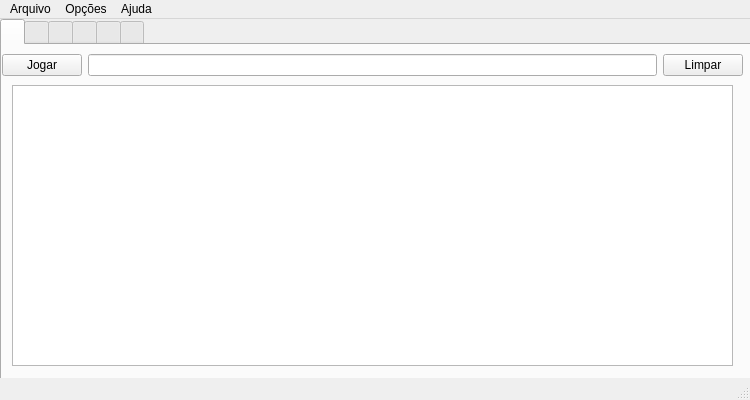
<?xml version="1.0" encoding="UTF-8"?>
<ui version="4.0">
 <class>MainWindow</class>
 <widget class="QMainWindow" name="MainWindow">
  <property name="geometry">
   <rect>
    <x>0</x>
    <y>0</y>
    <width>750</width>
    <height>400</height>
   </rect>
  </property>
  <property name="minimumSize">
   <size>
    <width>750</width>
    <height>400</height>
   </size>
  </property>
  <property name="maximumSize">
   <size>
    <width>750</width>
    <height>400</height>
   </size>
  </property>
  <property name="windowTitle">
   <string>QtNafen - Mednafen Frontend</string>
  </property>
  <widget class="QWidget" name="centralwidget">
   <widget class="QTabWidget" name="tabWindow">
    <property name="geometry">
     <rect>
      <x>0</x>
      <y>0</y>
      <width>751</width>
      <height>361</height>
     </rect>
    </property>
    <property name="currentIndex">
     <number>0</number>
    </property>
    <property name="iconSize">
     <size>
      <width>96</width>
      <height>24</height>
     </size>
    </property>
    <widget class="QWidget" name="tabSnes">
     <property name="toolTip">
      <string>&lt;html&gt;&lt;head/&gt;&lt;body&gt;&lt;p&gt;&lt;img src=&quot;:/img/icons/snes_logo.png&quot;/&gt;&lt;/p&gt;&lt;/body&gt;&lt;/html&gt;</string>
     </property>
     <attribute name="icon">
      <iconset resource="../img_icons.qrc">
       <normaloff>:/img/icons/snes_logo.png</normaloff>:/img/icons/snes_logo.png</iconset>
     </attribute>
     <attribute name="title">
      <string/>
     </attribute>
     <attribute name="toolTip">
      <string>&lt;html&gt;&lt;head/&gt;&lt;body&gt;&lt;p&gt;&lt;img src=&quot;:/img/icons/snes_logo.png&quot;/&gt;&lt;/p&gt;&lt;/body&gt;&lt;/html&gt;</string>
     </attribute>
     <widget class="QWidget" name="widget" native="true">
      <property name="geometry">
       <rect>
        <x>0</x>
        <y>0</y>
        <width>741</width>
        <height>41</height>
       </rect>
      </property>
      <layout class="QHBoxLayout" name="horizontalLayout">
       <item>
        <widget class="QPushButton" name="btPlaySnes">
         <property name="text">
          <string>Jogar</string>
         </property>
         <property name="icon">
          <iconset resource="../img_icons.qrc">
           <normaloff>:/img/icons/play.png</normaloff>:/img/icons/play.png</iconset>
         </property>
        </widget>
       </item>
       <item>
        <widget class="QLineEdit" name="edFiltraSnes"/>
       </item>
       <item>
        <widget class="QPushButton" name="btClearSnes">
         <property name="text">
          <string>Limpar</string>
         </property>
         <property name="icon">
          <iconset resource="../img_icons.qrc">
           <normaloff>:/img/icons/clear.png</normaloff>:/img/icons/clear.png</iconset>
         </property>
        </widget>
       </item>
      </layout>
     </widget>
     <widget class="QListView" name="lstSnes">
      <property name="geometry">
       <rect>
        <x>10</x>
        <y>40</y>
        <width>721</width>
        <height>281</height>
       </rect>
      </property>
     </widget>
    </widget>
    <widget class="QWidget" name="tabGenesis">
     <attribute name="icon">
      <iconset resource="../img_icons.qrc">
       <normaloff>:/img/icons/genesis_logo.png</normaloff>:/img/icons/genesis_logo.png</iconset>
     </attribute>
     <attribute name="title">
      <string/>
     </attribute>
     <attribute name="toolTip">
      <string>&lt;html&gt;&lt;head/&gt;&lt;body&gt;&lt;p&gt;&lt;img src=&quot;:/img/icons/genesis_logo.png&quot;/&gt;&lt;/p&gt;&lt;/body&gt;&lt;/html&gt;</string>
     </attribute>
     <widget class="QWidget" name="widget_2" native="true">
      <property name="geometry">
       <rect>
        <x>0</x>
        <y>0</y>
        <width>591</width>
        <height>41</height>
       </rect>
      </property>
      <layout class="QHBoxLayout" name="horizontalLayout_2">
       <item>
        <widget class="QPushButton" name="btPlayGenesis">
         <property name="text">
          <string>Jogar</string>
         </property>
         <property name="icon">
          <iconset resource="../img_icons.qrc">
           <normaloff>:/img/icons/play.png</normaloff>:/img/icons/play.png</iconset>
         </property>
        </widget>
       </item>
       <item>
        <widget class="QLineEdit" name="edFiltraGenesis"/>
       </item>
       <item>
        <widget class="QPushButton" name="btClearGenesis">
         <property name="text">
          <string>Limpar</string>
         </property>
         <property name="icon">
          <iconset resource="../img_icons.qrc">
           <normaloff>:/img/icons/clear.png</normaloff>:/img/icons/clear.png</iconset>
         </property>
        </widget>
       </item>
      </layout>
     </widget>
     <widget class="QListView" name="lstGenesis">
      <property name="geometry">
       <rect>
        <x>10</x>
        <y>40</y>
        <width>721</width>
        <height>281</height>
       </rect>
      </property>
     </widget>
    </widget>
    <widget class="QWidget" name="tabNes">
     <attribute name="icon">
      <iconset resource="../img_icons.qrc">
       <normaloff>:/img/icons/famicom_logo.png</normaloff>:/img/icons/famicom_logo.png</iconset>
     </attribute>
     <attribute name="title">
      <string/>
     </attribute>
     <attribute name="toolTip">
      <string>&lt;html&gt;&lt;head/&gt;&lt;body&gt;&lt;p&gt;&lt;img src=&quot;:/img/icons/famicom_logo.png&quot;/&gt;&lt;/p&gt;&lt;/body&gt;&lt;/html&gt;</string>
     </attribute>
     <widget class="QWidget" name="widget_3" native="true">
      <property name="geometry">
       <rect>
        <x>0</x>
        <y>0</y>
        <width>591</width>
        <height>41</height>
       </rect>
      </property>
      <layout class="QHBoxLayout" name="horizontalLayout_3">
       <item>
        <widget class="QPushButton" name="btPlayNes">
         <property name="text">
          <string>Jogar</string>
         </property>
         <property name="icon">
          <iconset resource="../img_icons.qrc">
           <normaloff>:/img/icons/play.png</normaloff>:/img/icons/play.png</iconset>
         </property>
        </widget>
       </item>
       <item>
        <widget class="QLineEdit" name="edFiltraNes"/>
       </item>
       <item>
        <widget class="QPushButton" name="btClearNes">
         <property name="text">
          <string>Limpar</string>
         </property>
         <property name="icon">
          <iconset resource="../img_icons.qrc">
           <normaloff>:/img/icons/clear.png</normaloff>:/img/icons/clear.png</iconset>
         </property>
        </widget>
       </item>
      </layout>
     </widget>
     <widget class="QListView" name="lstNes">
      <property name="geometry">
       <rect>
        <x>10</x>
        <y>40</y>
        <width>721</width>
        <height>281</height>
       </rect>
      </property>
     </widget>
    </widget>
    <widget class="QWidget" name="tabSms">
     <attribute name="icon">
      <iconset resource="../img_icons.qrc">
       <normaloff>:/img/icons/master-system-logo.png</normaloff>:/img/icons/master-system-logo.png</iconset>
     </attribute>
     <attribute name="title">
      <string/>
     </attribute>
     <attribute name="toolTip">
      <string>&lt;html&gt;&lt;head/&gt;&lt;body&gt;&lt;p&gt;&lt;img src=&quot;:/img/icons/master-system-logo.png&quot;/&gt;&lt;/p&gt;&lt;/body&gt;&lt;/html&gt;</string>
     </attribute>
     <widget class="QWidget" name="widget_4" native="true">
      <property name="geometry">
       <rect>
        <x>0</x>
        <y>0</y>
        <width>591</width>
        <height>41</height>
       </rect>
      </property>
      <layout class="QHBoxLayout" name="horizontalLayout_4">
       <item>
        <widget class="QPushButton" name="btPlaySms">
         <property name="text">
          <string>Jogar</string>
         </property>
         <property name="icon">
          <iconset resource="../img_icons.qrc">
           <normaloff>:/img/icons/play.png</normaloff>:/img/icons/play.png</iconset>
         </property>
        </widget>
       </item>
       <item>
        <widget class="QLineEdit" name="edFiltraSms"/>
       </item>
       <item>
        <widget class="QPushButton" name="btClearSms">
         <property name="text">
          <string>Limpar</string>
         </property>
         <property name="icon">
          <iconset resource="../img_icons.qrc">
           <normaloff>:/img/icons/clear.png</normaloff>:/img/icons/clear.png</iconset>
         </property>
        </widget>
       </item>
      </layout>
     </widget>
     <widget class="QListView" name="lstSms">
      <property name="geometry">
       <rect>
        <x>10</x>
        <y>40</y>
        <width>721</width>
        <height>281</height>
       </rect>
      </property>
     </widget>
    </widget>
    <widget class="QWidget" name="tabPsx">
     <attribute name="icon">
      <iconset resource="../img_icons.qrc">
       <normaloff>:/img/icons/psx_logo.png</normaloff>:/img/icons/psx_logo.png</iconset>
     </attribute>
     <attribute name="title">
      <string/>
     </attribute>
     <attribute name="toolTip">
      <string>&lt;html&gt;&lt;head/&gt;&lt;body&gt;&lt;p&gt;&lt;img src=&quot;:/img/icons/psx_logo.png&quot;/&gt;&lt;/p&gt;&lt;/body&gt;&lt;/html&gt;</string>
     </attribute>
     <widget class="QWidget" name="widget_5" native="true">
      <property name="geometry">
       <rect>
        <x>0</x>
        <y>0</y>
        <width>591</width>
        <height>41</height>
       </rect>
      </property>
      <layout class="QHBoxLayout" name="horizontalLayout_5">
       <item>
        <widget class="QPushButton" name="btPlayPsx">
         <property name="text">
          <string>Jogar</string>
         </property>
         <property name="icon">
          <iconset resource="../img_icons.qrc">
           <normaloff>:/img/icons/play.png</normaloff>:/img/icons/play.png</iconset>
         </property>
        </widget>
       </item>
       <item>
        <widget class="QLineEdit" name="edFiltraPsx"/>
       </item>
       <item>
        <widget class="QPushButton" name="btClearPsx">
         <property name="text">
          <string>Limpar</string>
         </property>
         <property name="icon">
          <iconset resource="../img_icons.qrc">
           <normaloff>:/img/icons/clear.png</normaloff>:/img/icons/clear.png</iconset>
         </property>
        </widget>
       </item>
      </layout>
     </widget>
     <widget class="QListView" name="lstPsx">
      <property name="geometry">
       <rect>
        <x>10</x>
        <y>40</y>
        <width>721</width>
        <height>281</height>
       </rect>
      </property>
     </widget>
    </widget>
    <widget class="QWidget" name="tabSaturn">
     <attribute name="icon">
      <iconset resource="../img_icons.qrc">
       <normaloff>:/img/icons/saturn_logo.png</normaloff>:/img/icons/saturn_logo.png</iconset>
     </attribute>
     <attribute name="title">
      <string/>
     </attribute>
     <attribute name="toolTip">
      <string>&lt;html&gt;&lt;head/&gt;&lt;body&gt;&lt;p&gt;&lt;img src=&quot;:/img/icons/saturn_logo.png&quot;/&gt;&lt;/p&gt;&lt;/body&gt;&lt;/html&gt;</string>
     </attribute>
     <widget class="QWidget" name="widget_6" native="true">
      <property name="geometry">
       <rect>
        <x>0</x>
        <y>0</y>
        <width>591</width>
        <height>41</height>
       </rect>
      </property>
      <layout class="QHBoxLayout" name="horizontalLayout_6">
       <item>
        <widget class="QPushButton" name="btPlaySaturn">
         <property name="text">
          <string>Jogar</string>
         </property>
         <property name="icon">
          <iconset resource="../img_icons.qrc">
           <normaloff>:/img/icons/play.png</normaloff>:/img/icons/play.png</iconset>
         </property>
        </widget>
       </item>
       <item>
        <widget class="QLineEdit" name="edFiltraSaturn"/>
       </item>
       <item>
        <widget class="QPushButton" name="btClearSaturn">
         <property name="text">
          <string>Limpar</string>
         </property>
         <property name="icon">
          <iconset resource="../img_icons.qrc">
           <normaloff>:/img/icons/clear.png</normaloff>:/img/icons/clear.png</iconset>
         </property>
        </widget>
       </item>
      </layout>
     </widget>
     <widget class="QListView" name="lstSaturn">
      <property name="geometry">
       <rect>
        <x>10</x>
        <y>40</y>
        <width>721</width>
        <height>281</height>
       </rect>
      </property>
     </widget>
    </widget>
   </widget>
  </widget>
  <widget class="QMenuBar" name="menubar">
   <property name="geometry">
    <rect>
     <x>0</x>
     <y>0</y>
     <width>750</width>
     <height>21</height>
    </rect>
   </property>
   <widget class="QMenu" name="menuArquivo">
    <property name="title">
     <string>Arquivo</string>
    </property>
    <addaction name="actionAbrir_rom"/>
    <addaction name="actionSelecionaDiretorios"/>
    <addaction name="actionAtualiza_lista_de_jogos"/>
    <addaction name="separator"/>
    <addaction name="actionSair"/>
   </widget>
   <widget class="QMenu" name="menuConfigura_es">
    <property name="title">
     <string>Opções</string>
    </property>
    <addaction name="actionConfiguracoes"/>
    <addaction name="separator"/>
    <addaction name="actionLimpar_lista_de_jogos"/>
   </widget>
   <widget class="QMenu" name="menuAjuda">
    <property name="title">
     <string>Ajuda</string>
    </property>
    <addaction name="actionSobre_o_QtNafen"/>
   </widget>
   <addaction name="menuArquivo"/>
   <addaction name="menuConfigura_es"/>
   <addaction name="menuAjuda"/>
  </widget>
  <widget class="QStatusBar" name="statusbar"/>
  <action name="actionAbrir_rom">
   <property name="icon">
    <iconset resource="../img_icons.qrc">
     <normaloff>:/img/icons/open.png</normaloff>:/img/icons/open.png</iconset>
   </property>
   <property name="text">
    <string>Abrir rom...</string>
   </property>
  </action>
  <action name="actionSelecionaDiretorios">
   <property name="icon">
    <iconset resource="../img_icons.qrc">
     <normaloff>:/img/icons/directory.png</normaloff>:/img/icons/directory.png</iconset>
   </property>
   <property name="text">
    <string>Selecionar diretórios</string>
   </property>
  </action>
  <action name="actionAtualiza_lista_de_jogos">
   <property name="icon">
    <iconset resource="../img_icons.qrc">
     <normaloff>:/img/icons/refresh.png</normaloff>:/img/icons/refresh.png</iconset>
   </property>
   <property name="text">
    <string>Atualizar lista de jogos</string>
   </property>
  </action>
  <action name="actionSair">
   <property name="icon">
    <iconset resource="../img_icons.qrc">
     <normaloff>:/img/icons/close.png</normaloff>:/img/icons/close.png</iconset>
   </property>
   <property name="text">
    <string>Sair</string>
   </property>
  </action>
  <action name="actionConfiguracoes">
   <property name="icon">
    <iconset resource="../img_icons.qrc">
     <normaloff>:/img/icons/config.png</normaloff>:/img/icons/config.png</iconset>
   </property>
   <property name="text">
    <string>Configurações</string>
   </property>
  </action>
  <action name="actionLimpar_lista_de_jogos">
   <property name="icon">
    <iconset resource="../img_icons.qrc">
     <normaloff>:/img/icons/clear.png</normaloff>:/img/icons/clear.png</iconset>
   </property>
   <property name="text">
    <string>Limpar lista de jogos</string>
   </property>
  </action>
  <action name="actionSobre_o_QtNafen">
   <property name="icon">
    <iconset resource="../img_icons.qrc">
     <normaloff>:/img/icons/help.png</normaloff>:/img/icons/help.png</iconset>
   </property>
   <property name="text">
    <string>Sobre o QtNafen</string>
   </property>
  </action>
 </widget>
 <resources>
  <include location="../img_icons.qrc"/>
 </resources>
 <connections>
  <connection>
   <sender>actionSair</sender>
   <signal>activated()</signal>
   <receiver>MainWindow</receiver>
   <slot>close()</slot>
   <hints>
    <hint type="sourcelabel">
     <x>-1</x>
     <y>-1</y>
    </hint>
    <hint type="destinationlabel">
     <x>277</x>
     <y>186</y>
    </hint>
   </hints>
  </connection>
  <connection>
   <sender>actionAbrir_rom</sender>
   <signal>activated()</signal>
   <receiver>MainWindow</receiver>
   <slot>close()</slot>
   <hints>
    <hint type="sourcelabel">
     <x>-1</x>
     <y>-1</y>
    </hint>
    <hint type="destinationlabel">
     <x>299</x>
     <y>199</y>
    </hint>
   </hints>
  </connection>
  <connection>
   <sender>actionAtualiza_lista_de_jogos</sender>
   <signal>activated()</signal>
   <receiver>MainWindow</receiver>
   <slot>close()</slot>
   <hints>
    <hint type="sourcelabel">
     <x>-1</x>
     <y>-1</y>
    </hint>
    <hint type="destinationlabel">
     <x>299</x>
     <y>199</y>
    </hint>
   </hints>
  </connection>
  <connection>
   <sender>actionConfiguracoes</sender>
   <signal>activated()</signal>
   <receiver>MainWindow</receiver>
   <slot>close()</slot>
   <hints>
    <hint type="sourcelabel">
     <x>-1</x>
     <y>-1</y>
    </hint>
    <hint type="destinationlabel">
     <x>299</x>
     <y>199</y>
    </hint>
   </hints>
  </connection>
  <connection>
   <sender>actionLimpar_lista_de_jogos</sender>
   <signal>activated()</signal>
   <receiver>MainWindow</receiver>
   <slot>close()</slot>
   <hints>
    <hint type="sourcelabel">
     <x>-1</x>
     <y>-1</y>
    </hint>
    <hint type="destinationlabel">
     <x>299</x>
     <y>199</y>
    </hint>
   </hints>
  </connection>
  <connection>
   <sender>actionSelecionaDiretorios</sender>
   <signal>activated()</signal>
   <receiver>MainWindow</receiver>
   <slot>close()</slot>
   <hints>
    <hint type="sourcelabel">
     <x>-1</x>
     <y>-1</y>
    </hint>
    <hint type="destinationlabel">
     <x>299</x>
     <y>199</y>
    </hint>
   </hints>
  </connection>
  <connection>
   <sender>actionSobre_o_QtNafen</sender>
   <signal>activated()</signal>
   <receiver>MainWindow</receiver>
   <slot>close()</slot>
   <hints>
    <hint type="sourcelabel">
     <x>-1</x>
     <y>-1</y>
    </hint>
    <hint type="destinationlabel">
     <x>299</x>
     <y>199</y>
    </hint>
   </hints>
  </connection>
  <connection>
   <sender>btClearGenesis</sender>
   <signal>clicked()</signal>
   <receiver>MainWindow</receiver>
   <slot>close()</slot>
   <hints>
    <hint type="sourcelabel">
     <x>546</x>
     <y>63</y>
    </hint>
    <hint type="destinationlabel">
     <x>299</x>
     <y>199</y>
    </hint>
   </hints>
  </connection>
  <connection>
   <sender>btClearNes</sender>
   <signal>clicked()</signal>
   <receiver>MainWindow</receiver>
   <slot>close()</slot>
   <hints>
    <hint type="sourcelabel">
     <x>546</x>
     <y>63</y>
    </hint>
    <hint type="destinationlabel">
     <x>299</x>
     <y>199</y>
    </hint>
   </hints>
  </connection>
  <connection>
   <sender>btClearPsx</sender>
   <signal>clicked()</signal>
   <receiver>MainWindow</receiver>
   <slot>close()</slot>
   <hints>
    <hint type="sourcelabel">
     <x>546</x>
     <y>63</y>
    </hint>
    <hint type="destinationlabel">
     <x>299</x>
     <y>199</y>
    </hint>
   </hints>
  </connection>
  <connection>
   <sender>btClearSaturn</sender>
   <signal>clicked()</signal>
   <receiver>MainWindow</receiver>
   <slot>close()</slot>
   <hints>
    <hint type="sourcelabel">
     <x>546</x>
     <y>63</y>
    </hint>
    <hint type="destinationlabel">
     <x>299</x>
     <y>199</y>
    </hint>
   </hints>
  </connection>
  <connection>
   <sender>btClearSms</sender>
   <signal>clicked()</signal>
   <receiver>MainWindow</receiver>
   <slot>close()</slot>
   <hints>
    <hint type="sourcelabel">
     <x>546</x>
     <y>63</y>
    </hint>
    <hint type="destinationlabel">
     <x>299</x>
     <y>199</y>
    </hint>
   </hints>
  </connection>
  <connection>
   <sender>btClearSnes</sender>
   <signal>clicked()</signal>
   <receiver>MainWindow</receiver>
   <slot>close()</slot>
   <hints>
    <hint type="sourcelabel">
     <x>546</x>
     <y>63</y>
    </hint>
    <hint type="destinationlabel">
     <x>299</x>
     <y>199</y>
    </hint>
   </hints>
  </connection>
  <connection>
   <sender>btPlayGenesis</sender>
   <signal>clicked()</signal>
   <receiver>MainWindow</receiver>
   <slot>close()</slot>
   <hints>
    <hint type="sourcelabel">
     <x>48</x>
     <y>63</y>
    </hint>
    <hint type="destinationlabel">
     <x>299</x>
     <y>199</y>
    </hint>
   </hints>
  </connection>
  <connection>
   <sender>btPlayNes</sender>
   <signal>clicked()</signal>
   <receiver>MainWindow</receiver>
   <slot>close()</slot>
   <hints>
    <hint type="sourcelabel">
     <x>48</x>
     <y>63</y>
    </hint>
    <hint type="destinationlabel">
     <x>299</x>
     <y>199</y>
    </hint>
   </hints>
  </connection>
  <connection>
   <sender>btPlayPsx</sender>
   <signal>clicked()</signal>
   <receiver>MainWindow</receiver>
   <slot>close()</slot>
   <hints>
    <hint type="sourcelabel">
     <x>48</x>
     <y>63</y>
    </hint>
    <hint type="destinationlabel">
     <x>299</x>
     <y>199</y>
    </hint>
   </hints>
  </connection>
  <connection>
   <sender>btPlaySaturn</sender>
   <signal>clicked()</signal>
   <receiver>MainWindow</receiver>
   <slot>close()</slot>
   <hints>
    <hint type="sourcelabel">
     <x>48</x>
     <y>63</y>
    </hint>
    <hint type="destinationlabel">
     <x>299</x>
     <y>199</y>
    </hint>
   </hints>
  </connection>
  <connection>
   <sender>btPlaySms</sender>
   <signal>clicked()</signal>
   <receiver>MainWindow</receiver>
   <slot>close()</slot>
   <hints>
    <hint type="sourcelabel">
     <x>48</x>
     <y>63</y>
    </hint>
    <hint type="destinationlabel">
     <x>299</x>
     <y>199</y>
    </hint>
   </hints>
  </connection>
  <connection>
   <sender>btPlaySnes</sender>
   <signal>clicked()</signal>
   <receiver>MainWindow</receiver>
   <slot>close()</slot>
   <hints>
    <hint type="sourcelabel">
     <x>48</x>
     <y>63</y>
    </hint>
    <hint type="destinationlabel">
     <x>299</x>
     <y>199</y>
    </hint>
   </hints>
  </connection>
  <connection>
   <sender>edFiltraSnes</sender>
   <signal>textChanged(QString)</signal>
   <receiver>MainWindow</receiver>
   <slot>close()</slot>
   <hints>
    <hint type="sourcelabel">
     <x>297</x>
     <y>62</y>
    </hint>
    <hint type="destinationlabel">
     <x>299</x>
     <y>199</y>
    </hint>
   </hints>
  </connection>
  <connection>
   <sender>edFiltraGenesis</sender>
   <signal>textChanged(QString)</signal>
   <receiver>MainWindow</receiver>
   <slot>close()</slot>
   <hints>
    <hint type="sourcelabel">
     <x>297</x>
     <y>62</y>
    </hint>
    <hint type="destinationlabel">
     <x>299</x>
     <y>199</y>
    </hint>
   </hints>
  </connection>
  <connection>
   <sender>edFiltraNes</sender>
   <signal>textChanged(QString)</signal>
   <receiver>MainWindow</receiver>
   <slot>close()</slot>
   <hints>
    <hint type="sourcelabel">
     <x>297</x>
     <y>62</y>
    </hint>
    <hint type="destinationlabel">
     <x>299</x>
     <y>199</y>
    </hint>
   </hints>
  </connection>
  <connection>
   <sender>edFiltraPsx</sender>
   <signal>textChanged(QString)</signal>
   <receiver>MainWindow</receiver>
   <slot>close()</slot>
   <hints>
    <hint type="sourcelabel">
     <x>297</x>
     <y>62</y>
    </hint>
    <hint type="destinationlabel">
     <x>299</x>
     <y>199</y>
    </hint>
   </hints>
  </connection>
  <connection>
   <sender>edFiltraSaturn</sender>
   <signal>textChanged(QString)</signal>
   <receiver>MainWindow</receiver>
   <slot>close()</slot>
   <hints>
    <hint type="sourcelabel">
     <x>297</x>
     <y>62</y>
    </hint>
    <hint type="destinationlabel">
     <x>299</x>
     <y>199</y>
    </hint>
   </hints>
  </connection>
  <connection>
   <sender>edFiltraSms</sender>
   <signal>textChanged(QString)</signal>
   <receiver>MainWindow</receiver>
   <slot>close()</slot>
   <hints>
    <hint type="sourcelabel">
     <x>297</x>
     <y>62</y>
    </hint>
    <hint type="destinationlabel">
     <x>299</x>
     <y>199</y>
    </hint>
   </hints>
  </connection>
  <connection>
   <sender>lstGenesis</sender>
   <signal>doubleClicked(QModelIndex)</signal>
   <receiver>MainWindow</receiver>
   <slot>close()</slot>
   <hints>
    <hint type="sourcelabel">
     <x>297</x>
     <y>228</y>
    </hint>
    <hint type="destinationlabel">
     <x>299</x>
     <y>199</y>
    </hint>
   </hints>
  </connection>
  <connection>
   <sender>lstNes</sender>
   <signal>doubleClicked(QModelIndex)</signal>
   <receiver>MainWindow</receiver>
   <slot>close()</slot>
   <hints>
    <hint type="sourcelabel">
     <x>297</x>
     <y>228</y>
    </hint>
    <hint type="destinationlabel">
     <x>299</x>
     <y>199</y>
    </hint>
   </hints>
  </connection>
  <connection>
   <sender>lstPsx</sender>
   <signal>doubleClicked(QModelIndex)</signal>
   <receiver>MainWindow</receiver>
   <slot>close()</slot>
   <hints>
    <hint type="sourcelabel">
     <x>297</x>
     <y>228</y>
    </hint>
    <hint type="destinationlabel">
     <x>299</x>
     <y>199</y>
    </hint>
   </hints>
  </connection>
  <connection>
   <sender>lstSaturn</sender>
   <signal>doubleClicked(QModelIndex)</signal>
   <receiver>MainWindow</receiver>
   <slot>close()</slot>
   <hints>
    <hint type="sourcelabel">
     <x>297</x>
     <y>228</y>
    </hint>
    <hint type="destinationlabel">
     <x>299</x>
     <y>199</y>
    </hint>
   </hints>
  </connection>
  <connection>
   <sender>lstSms</sender>
   <signal>doubleClicked(QModelIndex)</signal>
   <receiver>MainWindow</receiver>
   <slot>close()</slot>
   <hints>
    <hint type="sourcelabel">
     <x>297</x>
     <y>228</y>
    </hint>
    <hint type="destinationlabel">
     <x>299</x>
     <y>199</y>
    </hint>
   </hints>
  </connection>
  <connection>
   <sender>lstSnes</sender>
   <signal>doubleClicked(QModelIndex)</signal>
   <receiver>MainWindow</receiver>
   <slot>close()</slot>
   <hints>
    <hint type="sourcelabel">
     <x>297</x>
     <y>228</y>
    </hint>
    <hint type="destinationlabel">
     <x>299</x>
     <y>199</y>
    </hint>
   </hints>
  </connection>
 </connections>
</ui>
